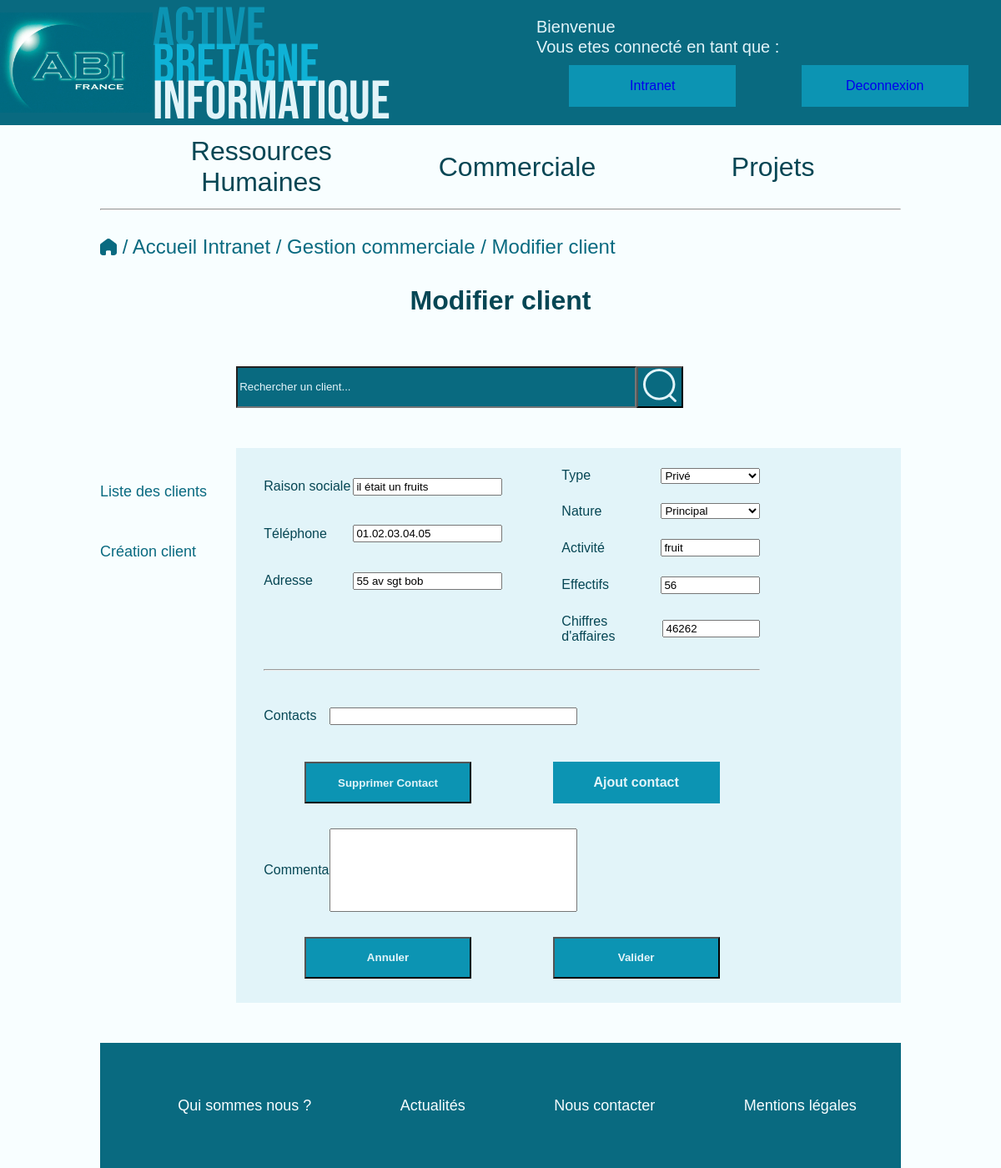
/modifierClient.php?id=1, run on the app's committed database.
### tables this page shows
CREATE TABLE IF NOT EXISTS `client` (
  `idClient` int(11) NOT NULL AUTO_INCREMENT,
  `raisonSociale` char(32) NOT NULL,
  `typeSociete` char(25) DEFAULT NULL,
  `activite` char(25) DEFAULT NULL,
  `adresse` char(255) DEFAULT NULL,
  `telephoneClient` char(15) DEFAULT NULL,
  `nature` char(25) DEFAULT NULL,
  `CA` decimal(10,0) DEFAULT NULL,
  `effectif` int(11) DEFAULT NULL,
  `commentComm` text,
  `idContact` int(11) DEFAULT NULL,
  PRIMARY KEY (`idClient`)
);

### modifierClient.php (the view, shortened to what this page needs)
<?php
$id = ($_GET['id']);
?>
<!DOCTYPE html>
<html lang="en">
<head>
    <link rel="stylesheet" href="main.css">
</head>
<body>
    <?php require('headerConnecte.php') ?>
    <?php require('menuSecondaireIntranet.php') ?>
    <div class="miette">
        <a href="indexConnecte.php"><img src="img/home.png" id="logoMiette"></a>
        <a href="mainIntranet.php">  / Accueil Intranet</a>
        <a href="commercial.php">  / Gestion commerciale </a> / Modifier client
    </div>
    <h2 class="h2Centre">Modifier client</h2>
    <?php require('rechercheIntranet.php') ?>
    <div class="containerGestionCommercial">
        <aside class="sideBar">
                <ul class="function">
                    <li><a href="listeClient.php">Liste des clients</a></li>
                    <li><a href="creationClient.php">Création client</a></li>
                </ul>
        </aside>
        <div class="interface">
            <?php
            try
            {
                $bdd = new PDO('mysql:host=localhost;dbname=abi;charset=utf8', 'root', '');
            }
            catch (Exception $e)
            {
                die('Erreur : ' . $e->getMessage());
            }
            $info = $bdd->prepare("SELECT * FROM client WHERE idClient=$id");
            $info->execute();
            $infoId = $info->fetchAll();
            foreach($infoId as $donnees)
            ?>
        <div class="interface">
            <form id="formCreationClient" method="post" action="modifierFormulaire.php">
                <div id="containerCreationClientBlocTop">
                    <div id="bloc1Creationclient">
                        <p class="pFormCreationClient">
                            <label>Raison sociale</label>
                            <input class="formInputCreationClientBloc1" type="text" name="raisonSociale" value="<?php echo $donnees['raisonSociale'];?>" required maxlength="32">
                        </p>
                        <p class="pFormCreationClient">
                            <label>Téléphone</label>
                            <input class="formInputCreationClientBloc1" type="text" name="telephoneClient" value="<?php echo $donnees['telephoneClient'];?>" maxlength="15">
                        </p>
                        <p class="pFormCreationClient">
                            <label>Adresse</label>
                            <input class="formInputCreationClientBloc1" type="text" name="adresse" value="<?php echo $donnees['adresse'];?>">
                        </p>
                    </div>
                    <div id="bloc2Creationclient">
                        <p class="pFormCreationClient">
                            <label>Type</label>
                            <select class="formInputCreationClientBloc2" name ="typeSociete" id="type" value=<?php echo $donnees['typeSociete'];?>>
                                <option value="prive">Privé</option>
                            </select>
                        </p>
                        <p class="pFormCreationClient">
                            <label>Nature</label>
                            <select class="formInputCreationClientBloc2" name ="nature" id="nature" value="<?php echo $donnees['nature'];?>">
                                <option value="principal">Principal</option>
                            </select>
                        </p>
                        <p class="pFormCreationClient">
                            <label>Activité</label>
                            <input class="formInputCreationClientBloc2" type="text" name="activite" value="<?php echo $donnees['activite'];?>"maxlength="25" >
                        </p>
                        <p class="pFormCreationClient">
                            <label>Effectifs</label>
                            <input class="formInputCreationClientBloc2" type="number" name="effectif" value="<?php echo $donnees['effectif'];?>">
                        </p>
                        <p class="pFormCreationClient">
                            <label>Chiffres d'affaires</label>
                            <input class="formInputCreationClientBloc2" type="number" step="any" name="CA" value="<?php echo $donnees['CA'];?>">
                        </p>
                    </div>
                </div>
                <hr class="hrIndex">
                <div id="bloc3CreationClient">
                    <p class="pFormCreationClientBloc3">
                        <label class="labelCreationClientBottom">Contacts</label>
                        <input class="formInputCreationClientBloc3" type="text" name="nomContact">
                        <span id="formCreationClientFakeButton"><span>
                        <div class="flexCreationClient">
                            <input class="buttonCreationClient" type="submit" value="Supprimer Contact">
                            <a href="creationDuContact.php?id=<?= $donnees['idClient'];?>"><div class="buttonCreationClient">Ajout contact</div></a>
                        </div>
                    </p>
                    <p class="pFormCreationClientBloc3">
                        <label class="labelCreationClientBottom">Commentaires</label>
                        <textarea id="textAreaCreationClientCommentaires" type="textarea" name="commentComm" value="<?php echo $donnees['commentComm'];?>"></textarea>
                        <span id="formCreationClientFakeButton"><span>
                    </p>
                </div>
                <div class="flexCreationClient">
                    <input class="buttonCreationClient" type="submit" value="Annuler">
                    <input class="buttonCreationClient" type="submit" value="Valider">
                </div>
            </form>
        </div>
    </div>
    <?php require('footer.php')?>
</body>
</html>

### main.css (style rules this page uses)
* { font-family: chivo, "Arial", Helvetica, sans-serif; box-sizing: border-box; margin : 0; }
body { background-color: #F8FEFF; color : #064654; max-width: 3000px; max-height: 2000px; }
h2 { font-size: 2em; line-height: 100px; margin-bottom: 3%; }
a { text-decoration: none; }
.hrIndex { margin-top: 5%; margin-bottom: 5%; }
.miette { font-size: 1.5em; color: #096A80; text-align: left; margin-top: 30px; }
#logoMiette { position: relative; bottom: -2px; }
.h2Centre { text-align: center; }
#formCreationClient { margin-left: 5%; margin-right: 5%; }
#bloc1Creationclient { display:flex; flex-direction: column; width: 60%; }
.pFormCreationClient { display: flex; justify-content: space-between; margin-top: 10%; align-items: center; }
.formInputCreationClientBloc1 { width: 50%; margin-right: 20%; }
#containerCreationClientBlocTop { display: flex; }
#bloc2Creationclient { display:flex; flex-direction: column; width: 40%; }
.formInputCreationClientBloc2 { width: 50%; }
#bloc3CreationClient { display:flex; flex-direction: column; justify-content: space-around; }
.pFormCreationClientBloc3 { display: flex; justify-content: space-between; align-items: center; margin-bottom:5%; }
.formInputCreationClientBloc3 { width: 50%; }
#textAreaCreationClientCommentaires { width: 50%; height: 100px; resize: none; }
.labelCreationClientBottom { width: 10%; }
#formCreationClientFakeButton { width: 200px; height: 50px; }
.flexCreationClient { display: flex; justify-content: space-around; margin-bottom: 5%; }
.buttonCreationClient { width: 200px; height: 50px; background: #0C94B3; display: flex; justify-content: center; align-items: center; color: #E2F4F9; font-weight: bold; cursor: pointer; }
.miette a { text-decoration: none; color: #096A80; }
input::placeholder { color: #E2F4F9; }
.containerGestionCommercial { display:flex; min-height: 600px; margin-bottom: 5%; justify-content: space-around; }
.sideBar { width: 17%; }
.function { list-style: none; margin-top: 10%; padding-left: 0px; }
.function a { text-decoration: none; color : #096A80; }
.function li { line-height: 4; }
.interface { background-color: #E2F4F9; width: 83%; }
.function a { text-decoration: none; color : #096A80; font-size: large; }

### data on the page
client: raisonSociale "il était un fruits", telephoneClient "01.02.03.04.05", adresse "55 av sgt bob", typeSociete "Privé", nature "Principal", activite "fruit", effectif "56", CA "46262"
